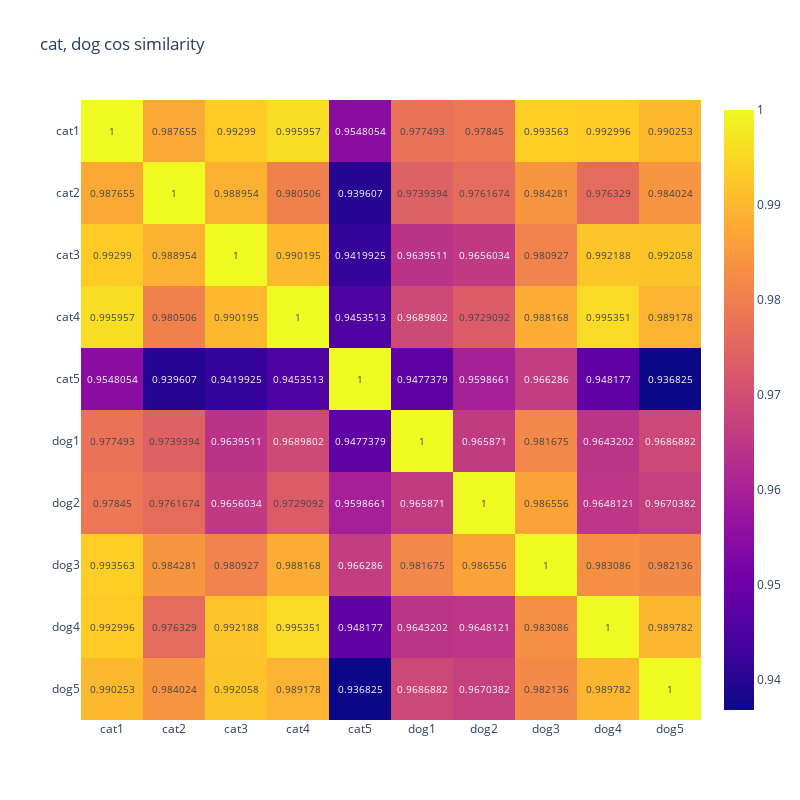

The notebook cell this image was saved under:
### Code cell
figure = px.imshow(
    cos_similarity,
    text_auto=True,
    x=names,
    y=names,
    width=800,
    height=800,
    title="cat, dog cos similarity",
)
figure.show()

### Figure 1 — Plotly figure (JSON) as saved in the notebook; plotly's stock layout.template omitted (floating-point values rounded to 4 significant figures)
{"data": [{"coloraxis": "coloraxis", "hovertemplate": "x: %{x}<br>y: %{y}<br>color: %{z}<extra></extra>", "name": "0", "texttemplate": "%{z}", "type": "heatmap", "x": ["cat1", "cat2", "cat3", "cat4", "cat5", "dog1", "dog2", "dog3", "dog4", "dog5"], "xaxis": "x", "y": ["cat1", "cat2", "cat3", "cat4", "cat5", "dog1", "dog2", "dog3", "dog4", "dog5"], "yaxis": "y", "z": [[1.0, 0.9877, 0.993, 0.996, 0.9548, 0.9775, 0.9784, 0.9936, 0.993, 0.9903], [0.9877, 1.0, 0.989, 0.9805, 0.9396, 0.9739, 0.9762, 0.9843, 0.9763, 0.984], [0.993, 0.989, 1.0, 0.9902, 0.942, 0.964, 0.9656, 0.9809, 0.9922, 0.9921], [0.996, 0.9805, 0.9902, 1.0, 0.9454, 0.969, 0.9729, 0.9882, 0.9954, 0.9892], [0.9548, 0.9396, 0.942, 0.9454, 1, 0.9477, 0.9599, 0.9663, 0.9482, 0.9368], [0.9775, 0.9739, 0.964, 0.969, 0.9477, 1, 0.9659, 0.9817, 0.9643, 0.9687], [0.9784, 0.9762, 0.9656, 0.9729, 0.9599, 0.9659, 1.0, 0.9866, 0.9648, 0.967], [0.9936, 0.9843, 0.9809, 0.9882, 0.9663, 0.9817, 0.9866, 1.0, 0.9831, 0.9821], [0.993, 0.9763, 0.9922, 0.9954, 0.9482, 0.9643, 0.9648, 0.9831, 1.0, 0.9898], [0.9903, 0.984, 0.9921, 0.9892, 0.9368, 0.9687, 0.967, 0.9821, 0.9898, 1.0]]}], "layout": {"coloraxis": {"colorscale": [[0, "#0d0887"], [0.1111, "#46039f"], [0.2222, "#7201a8"], [0.3333, "#9c179e"], [0.4444, "#bd3786"], [0.5556, "#d8576b"], [0.6667, "#ed7953"], [0.7778, "#fb9f3a"], [0.8889, "#fdca26"], [1, "#f0f921"]]}, "height": 800, "title": {"text": "cat, dog cos similarity"}, "width": 800, "xaxis": {"anchor": "y", "constrain": "domain", "domain": [0, 1], "scaleanchor": "y"}, "yaxis": {"anchor": "x", "autorange": "reversed", "constrain": "domain", "domain": [0, 1]}}}
